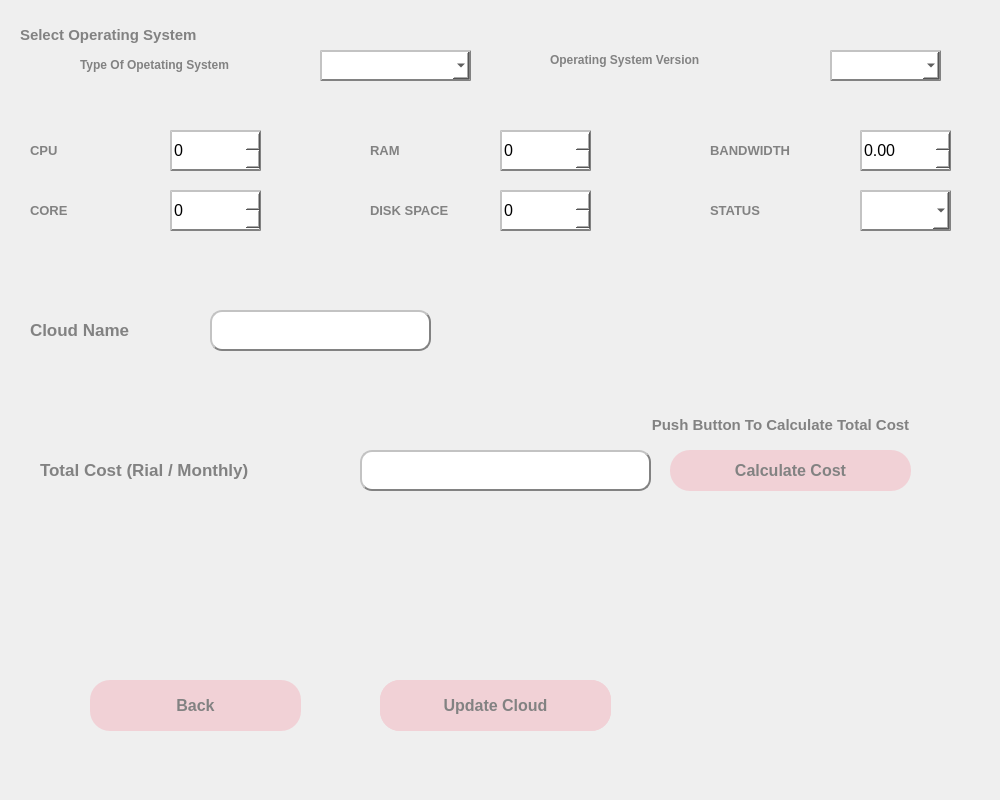
<?xml version="1.0" encoding="UTF-8"?>
<ui version="4.0">
 <class>Form</class>
 <widget class="QWidget" name="Form">
  <property name="geometry">
   <rect>
    <x>0</x>
    <y>0</y>
    <width>1000</width>
    <height>800</height>
   </rect>
  </property>
  <property name="windowTitle">
   <string>New Cloud</string>
  </property>
  <widget class="QLabel" name="label">
   <property name="geometry">
    <rect>
     <x>20</x>
     <y>10</y>
     <width>331</width>
     <height>51</height>
    </rect>
   </property>
   <property name="font">
    <font>
     <pointsize>11</pointsize>
    </font>
   </property>
   <property name="text">
    <string>&lt;html&gt;&lt;head/&gt;&lt;body&gt;&lt;p&gt;&lt;span style=&quot; font-weight:600; color:#828282;&quot;&gt;Select Operating System&lt;/span&gt;&lt;/p&gt;&lt;/body&gt;&lt;/html&gt;</string>
   </property>
  </widget>
  <widget class="QComboBox" name="os_type">
   <property name="geometry">
    <rect>
     <x>320</x>
     <y>50</y>
     <width>151</width>
     <height>31</height>
    </rect>
   </property>
   <property name="font">
    <font>
     <pointsize>12</pointsize>
    </font>
   </property>
   <property name="styleSheet">
    <string notr="true">background-color: rgb(255, 255, 255);
border:2px outset;
border-color: rgb(130, 130, 130);</string>
   </property>
   <property name="currentText">
    <string/>
   </property>
  </widget>
  <widget class="QLabel" name="label_2">
   <property name="geometry">
    <rect>
     <x>80</x>
     <y>50</y>
     <width>241</width>
     <height>31</height>
    </rect>
   </property>
   <property name="font">
    <font>
     <pointsize>9</pointsize>
    </font>
   </property>
   <property name="text">
    <string>&lt;html&gt;&lt;head/&gt;&lt;body&gt;&lt;p&gt;&lt;span style=&quot; font-weight:600; color:#828282;&quot;&gt;Type Of Opetating System&lt;/span&gt;&lt;/p&gt;&lt;/body&gt;&lt;/html&gt;</string>
   </property>
  </widget>
  <widget class="QLabel" name="label_3">
   <property name="geometry">
    <rect>
     <x>550</x>
     <y>40</y>
     <width>281</width>
     <height>41</height>
    </rect>
   </property>
   <property name="font">
    <font>
     <pointsize>9</pointsize>
    </font>
   </property>
   <property name="text">
    <string>&lt;html&gt;&lt;head/&gt;&lt;body&gt;&lt;p&gt;&lt;span style=&quot; font-weight:600; color:#828282;&quot;&gt;Operating System Version&lt;/span&gt;&lt;/p&gt;&lt;/body&gt;&lt;/html&gt;</string>
   </property>
  </widget>
  <widget class="QLabel" name="label_4">
   <property name="geometry">
    <rect>
     <x>30</x>
     <y>310</y>
     <width>181</width>
     <height>41</height>
    </rect>
   </property>
   <property name="font">
    <font>
     <pointsize>13</pointsize>
    </font>
   </property>
   <property name="text">
    <string>&lt;html&gt;&lt;head/&gt;&lt;body&gt;&lt;p&gt;&lt;span style=&quot; font-weight:600; color:#828282;&quot;&gt;Cloud Name&lt;/span&gt;&lt;/p&gt;&lt;/body&gt;&lt;/html&gt;</string>
   </property>
  </widget>
  <widget class="QTextEdit" name="cloud_name">
   <property name="geometry">
    <rect>
     <x>210</x>
     <y>310</y>
     <width>221</width>
     <height>41</height>
    </rect>
   </property>
   <property name="font">
    <font>
     <pointsize>12</pointsize>
    </font>
   </property>
   <property name="styleSheet">
    <string notr="true">background-color: rgb(255, 255, 255);
border-radius: 12px;
border:2px outset;
border-color: rgb(130, 130, 130);</string>
   </property>
  </widget>
  <widget class="QLabel" name="label_7">
   <property name="geometry">
    <rect>
     <x>40</x>
     <y>450</y>
     <width>321</width>
     <height>41</height>
    </rect>
   </property>
   <property name="font">
    <font>
     <pointsize>13</pointsize>
    </font>
   </property>
   <property name="text">
    <string>&lt;html&gt;&lt;head/&gt;&lt;body&gt;&lt;p&gt;&lt;span style=&quot; font-weight:600; color:#828282;&quot;&gt;Total Cost (Rial / Monthly)&lt;/span&gt;&lt;/p&gt;&lt;/body&gt;&lt;/html&gt;</string>
   </property>
  </widget>
  <widget class="QTextBrowser" name="cost">
   <property name="geometry">
    <rect>
     <x>360</x>
     <y>450</y>
     <width>291</width>
     <height>41</height>
    </rect>
   </property>
   <property name="font">
    <font>
     <pointsize>12</pointsize>
    </font>
   </property>
   <property name="styleSheet">
    <string notr="true">background-color: rgb(255, 255, 255);
border-radius: 12px;
border:2px outset;
border-color: rgb(130, 130, 130);</string>
   </property>
  </widget>
  <widget class="QPushButton" name="create">
   <property name="geometry">
    <rect>
     <x>380</x>
     <y>680</y>
     <width>231</width>
     <height>51</height>
    </rect>
   </property>
   <property name="font">
    <font>
     <pointsize>12</pointsize>
     <weight>75</weight>
     <bold>true</bold>
    </font>
   </property>
   <property name="styleSheet">
    <string notr="true">QPushButton
{
	background-color: #f1d1d6;
	color: #828282;
	border-radius:20px;
}

QPushButton:hover
{
	background-color: #ff8b8d;
	color: #656565;
	border-radius:20px;
}</string>
   </property>
   <property name="text">
    <string>Create Cloud</string>
   </property>
  </widget>
  <widget class="QComboBox" name="os_ver">
   <property name="geometry">
    <rect>
     <x>830</x>
     <y>50</y>
     <width>111</width>
     <height>31</height>
    </rect>
   </property>
   <property name="font">
    <font>
     <pointsize>12</pointsize>
    </font>
   </property>
   <property name="styleSheet">
    <string notr="true">background-color: rgb(255, 255, 255);
border:2px outset;
border-color: rgb(130, 130, 130);</string>
   </property>
   <property name="currentText">
    <string/>
   </property>
  </widget>
  <widget class="QPushButton" name="back">
   <property name="geometry">
    <rect>
     <x>90</x>
     <y>680</y>
     <width>211</width>
     <height>51</height>
    </rect>
   </property>
   <property name="font">
    <font>
     <pointsize>12</pointsize>
     <weight>75</weight>
     <bold>true</bold>
    </font>
   </property>
   <property name="styleSheet">
    <string notr="true">QPushButton
{
	background-color: #f1d1d6;
	color: #828282;
	border-radius:20px;
}

QPushButton:hover
{
	background-color: #ff8b8d;
	color: #656565;
	border-radius:20px;
}</string>
   </property>
   <property name="text">
    <string>Back</string>
   </property>
  </widget>
  <widget class="QLabel" name="label_8">
   <property name="geometry">
    <rect>
     <x>30</x>
     <y>130</y>
     <width>121</width>
     <height>41</height>
    </rect>
   </property>
   <property name="font">
    <font>
     <pointsize>10</pointsize>
    </font>
   </property>
   <property name="text">
    <string>&lt;html&gt;&lt;head/&gt;&lt;body&gt;&lt;p&gt;&lt;span style=&quot; font-weight:600; color:#828282;&quot;&gt;CPU&lt;/span&gt;&lt;/p&gt;&lt;/body&gt;&lt;/html&gt;</string>
   </property>
  </widget>
  <widget class="QSpinBox" name="cpu">
   <property name="geometry">
    <rect>
     <x>170</x>
     <y>130</y>
     <width>91</width>
     <height>41</height>
    </rect>
   </property>
   <property name="font">
    <font>
     <pointsize>12</pointsize>
    </font>
   </property>
   <property name="styleSheet">
    <string notr="true">background-color: rgb(255, 255, 255);
border:2px outset;
border-color: rgb(130, 130, 130);</string>
   </property>
  </widget>
  <widget class="QSpinBox" name="ram">
   <property name="geometry">
    <rect>
     <x>500</x>
     <y>130</y>
     <width>91</width>
     <height>41</height>
    </rect>
   </property>
   <property name="font">
    <font>
     <pointsize>12</pointsize>
    </font>
   </property>
   <property name="styleSheet">
    <string notr="true">background-color: rgb(255, 255, 255);
border:2px outset;
border-color: rgb(130, 130, 130);</string>
   </property>
  </widget>
  <widget class="QLabel" name="label_9">
   <property name="geometry">
    <rect>
     <x>370</x>
     <y>130</y>
     <width>131</width>
     <height>41</height>
    </rect>
   </property>
   <property name="font">
    <font>
     <pointsize>10</pointsize>
    </font>
   </property>
   <property name="text">
    <string>&lt;html&gt;&lt;head/&gt;&lt;body&gt;&lt;p&gt;&lt;span style=&quot; font-weight:600; color:#828282;&quot;&gt;RAM&lt;/span&gt;&lt;/p&gt;&lt;/body&gt;&lt;/html&gt;</string>
   </property>
  </widget>
  <widget class="QSpinBox" name="disk">
   <property name="geometry">
    <rect>
     <x>500</x>
     <y>190</y>
     <width>91</width>
     <height>41</height>
    </rect>
   </property>
   <property name="font">
    <font>
     <pointsize>12</pointsize>
    </font>
   </property>
   <property name="styleSheet">
    <string notr="true">background-color: rgb(255, 255, 255);
border:2px outset;
border-color: rgb(130, 130, 130);</string>
   </property>
  </widget>
  <widget class="QLabel" name="label_10">
   <property name="geometry">
    <rect>
     <x>370</x>
     <y>190</y>
     <width>121</width>
     <height>41</height>
    </rect>
   </property>
   <property name="font">
    <font>
     <pointsize>10</pointsize>
    </font>
   </property>
   <property name="text">
    <string>&lt;html&gt;&lt;head/&gt;&lt;body&gt;&lt;p&gt;&lt;span style=&quot; font-weight:600; color:#828282;&quot;&gt;DISK SPACE&lt;/span&gt;&lt;/p&gt;&lt;/body&gt;&lt;/html&gt;</string>
   </property>
  </widget>
  <widget class="QSpinBox" name="core">
   <property name="geometry">
    <rect>
     <x>170</x>
     <y>190</y>
     <width>91</width>
     <height>41</height>
    </rect>
   </property>
   <property name="font">
    <font>
     <pointsize>12</pointsize>
    </font>
   </property>
   <property name="styleSheet">
    <string notr="true">background-color: rgb(255, 255, 255);
border:2px outset;
border-color: rgb(130, 130, 130);</string>
   </property>
  </widget>
  <widget class="QLabel" name="label_11">
   <property name="geometry">
    <rect>
     <x>30</x>
     <y>190</y>
     <width>121</width>
     <height>41</height>
    </rect>
   </property>
   <property name="font">
    <font>
     <pointsize>10</pointsize>
    </font>
   </property>
   <property name="text">
    <string>&lt;html&gt;&lt;head/&gt;&lt;body&gt;&lt;p&gt;&lt;span style=&quot; font-weight:600; color:#828282;&quot;&gt;CORE&lt;/span&gt;&lt;/p&gt;&lt;/body&gt;&lt;/html&gt;</string>
   </property>
  </widget>
  <widget class="QLabel" name="label_12">
   <property name="geometry">
    <rect>
     <x>710</x>
     <y>130</y>
     <width>141</width>
     <height>41</height>
    </rect>
   </property>
   <property name="font">
    <font>
     <pointsize>10</pointsize>
    </font>
   </property>
   <property name="text">
    <string>&lt;html&gt;&lt;head/&gt;&lt;body&gt;&lt;p&gt;&lt;span style=&quot; font-weight:600; color:#828282;&quot;&gt;BANDWIDTH&lt;/span&gt;&lt;/p&gt;&lt;/body&gt;&lt;/html&gt;</string>
   </property>
  </widget>
  <widget class="QDoubleSpinBox" name="bandwidth">
   <property name="geometry">
    <rect>
     <x>860</x>
     <y>130</y>
     <width>91</width>
     <height>41</height>
    </rect>
   </property>
   <property name="font">
    <font>
     <pointsize>12</pointsize>
    </font>
   </property>
   <property name="styleSheet">
    <string notr="true">background-color: rgb(255, 255, 255);
border:2px outset;
border-color: rgb(130, 130, 130);</string>
   </property>
  </widget>
  <widget class="QPushButton" name="calculate">
   <property name="geometry">
    <rect>
     <x>670</x>
     <y>450</y>
     <width>241</width>
     <height>41</height>
    </rect>
   </property>
   <property name="font">
    <font>
     <pointsize>12</pointsize>
     <weight>75</weight>
     <bold>true</bold>
    </font>
   </property>
   <property name="styleSheet">
    <string notr="true">QPushButton
{
	background-color: #f1d1d6;
	color: #828282;
	border-radius:20px;
}

QPushButton:hover
{
	background-color: #ff8b8d;
	color: #656565;
	border-radius:20px;
}</string>
   </property>
   <property name="text">
    <string>Calculate Cost</string>
   </property>
  </widget>
  <widget class="QLabel" name="label_6">
   <property name="geometry">
    <rect>
     <x>570</x>
     <y>410</y>
     <width>421</width>
     <height>31</height>
    </rect>
   </property>
   <property name="font">
    <font>
     <pointsize>11</pointsize>
     <weight>50</weight>
     <bold>false</bold>
    </font>
   </property>
   <property name="text">
    <string>&lt;html&gt;&lt;head/&gt;&lt;body&gt;&lt;p&gt;&lt;span style=&quot; font-weight:600; color:#828282;&quot;&gt;Push Button To Calculate Total Cost&lt;/span&gt;&lt;/p&gt;&lt;/body&gt;&lt;/html&gt;</string>
   </property>
   <property name="alignment">
    <set>Qt::AlignCenter</set>
   </property>
  </widget>
  <widget class="QPushButton" name="update">
   <property name="geometry">
    <rect>
     <x>380</x>
     <y>680</y>
     <width>231</width>
     <height>51</height>
    </rect>
   </property>
   <property name="font">
    <font>
     <pointsize>12</pointsize>
     <weight>75</weight>
     <bold>true</bold>
    </font>
   </property>
   <property name="styleSheet">
    <string notr="true">QPushButton
{
	background-color: #f1d1d6;
	color: #828282;
	border-radius:20px;
}

QPushButton:hover
{
	background-color: #ff8b8d;
	color: #656565;
	border-radius:20px;
}</string>
   </property>
   <property name="text">
    <string>Update Cloud</string>
   </property>
  </widget>
  <widget class="QLabel" name="label_status">
   <property name="geometry">
    <rect>
     <x>710</x>
     <y>190</y>
     <width>121</width>
     <height>41</height>
    </rect>
   </property>
   <property name="font">
    <font>
     <pointsize>10</pointsize>
    </font>
   </property>
   <property name="text">
    <string>&lt;html&gt;&lt;head/&gt;&lt;body&gt;&lt;p&gt;&lt;span style=&quot; font-weight:600; color:#828282;&quot;&gt;STATUS&lt;/span&gt;&lt;/p&gt;&lt;/body&gt;&lt;/html&gt;</string>
   </property>
  </widget>
  <widget class="QComboBox" name="status">
   <property name="geometry">
    <rect>
     <x>860</x>
     <y>190</y>
     <width>91</width>
     <height>41</height>
    </rect>
   </property>
   <property name="styleSheet">
    <string notr="true">background-color: rgb(255, 255, 255);
border:2px outset;
border-color: rgb(130, 130, 130);</string>
   </property>
  </widget>
 </widget>
 <resources/>
 <connections/>
</ui>
